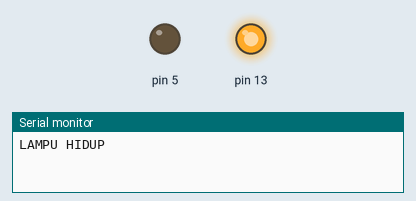
The sketch below on a simulated Arduino Uno, built with avr-gcc and run on an emulated ATmega328P. Parts: output pins drawn as LEDs (lit = HIGH), the last lines printed to the serial monitor.

Above: at 0.1 s.
At 2.1 s:
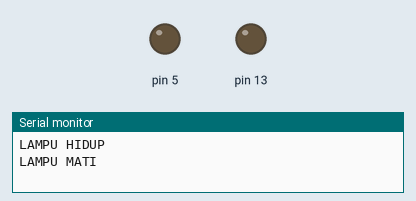
At 20.1 s:
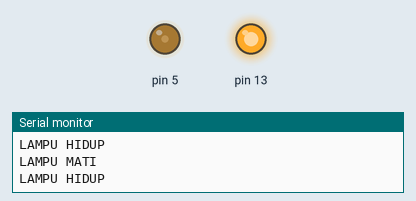
At 38.1 s:
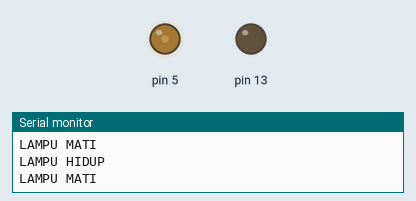
Timing chart, 0 to 39.6 s (numbered marks = the images above):
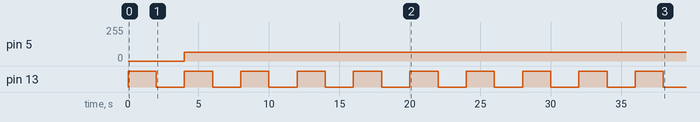

Measured:
- by itself, pin 5: 0/255 → 64/255 at 4.0 s
- by itself, pin 13: alternates HIGH for 2.0 s and LOW for 2.0 s

The sketch:

LED1serial_print.ino
```cpp
void setup() {
  Serial.begin(9600);
  pinMode(13, OUTPUT);
  pinMode(5, OUTPUT);
}

void loop() {
  digitalWrite(13, HIGH);  // turn the LED on (HIGH is the voltage level)
  Serial.println("LAMPU HIDUP");
  delay(2000);                       // wait for a second
  digitalWrite(13, LOW);    // turn the LED off by making the voltage LOW
  Serial.println("LAMPU MATI");
  delay(2000);                       // wait for a second
  analogWrite(5,64);
}
```
